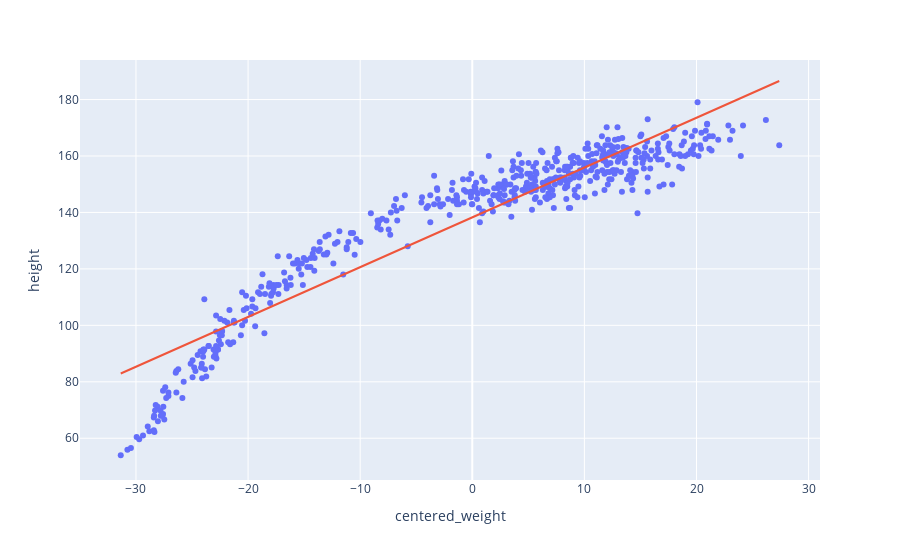

Source (notebook cell):
### Markdown cell above
$$
y = a + bx
$$

### Code cell
# Linear model

# Defining the prior with hyperparameters
expr = "height ~ weight"

# Initializing the likelihood
likelihood = "gaussian"

prior_a_mean = 178
prior_a_sigma = 100
prior_a = ["gaussian", [prior_a_mean, prior_a_sigma]]

prior_b_mean = 0
prior_b_sigma = 10
prior_b = ["gaussian", [prior_b_mean, prior_b_sigma]]

sigma_inf = 0
sigma_sup = 50
prior_sigma_unif = [sigma_inf, sigma_sup]
prior_sigma = ["uniform", prior_sigma_unif]

priors = [prior_a, prior_b, prior_sigma]

solution_regression = laplace_solution_regression(expr, howell, likelihood, priors)

a, b, _ = solution_regression[0]

# Computing posterior samples



# Plot the average results
centered_weight_range = np.linspace(
  start=howell["centered_weight"].min(),
  stop=howell["centered_weight"].max(),
)
fig = px.scatter(data_frame=howell, x="centered_weight", y="height")

linear_model = go.Scatter(
  x=centered_weight_range,
  y=a + (centered_weight_range + howell["weight"].mean()) * b,
)

fig.add_trace(linear_model)
fig.update_layout(showlegend=False)
fig

### Figure 1 — Plotly figure (JSON) as saved in the notebook; plotly's stock layout.template omitted (floating-point values rounded to 4 significant figures; data arrays with more than 128 entries replaced by an {"elided": "..."} marker saying what was removed)
{"data": [{"hovertemplate": "centered_weight=%{x}<br>height=%{y}<extra></extra>", "legendgroup": "", "marker": {"color": "#636efa", "symbol": "circle"}, "mode": "markers", "name": "", "orientation": "v", "showlegend": false, "type": "scatter", "x": {"elided": "544 float values"}, "xaxis": "x", "y": {"elided": "544 float values"}, "yaxis": "y"}, {"type": "scatter", "x": [-31.36, -30.16, -28.96, -27.76, -26.56, -25.36, -24.17, -22.97, -21.77, -20.57, -19.37, -18.17, -16.97, -15.77, -14.58, -13.38, -12.18, -10.98, -9.78, -8.581, -7.383, -6.184, -4.985, -3.786, -2.588, -1.389, -0.1899, 1.009, 2.208, 3.406, 4.605, 5.804, 7.003, 8.202, 9.4, 10.6, 11.8, 13.0, 14.2, 15.39, 16.59, 17.79, 18.99, 20.19, 21.39, 22.59, 23.79, 24.98, 26.18, 27.38], "y": [82.95, 85.06, 87.18, 89.29, 91.41, 93.52, 95.64, 97.75, 99.87, 102.0, 104.1, 106.2, 108.3, 110.4, 112.6, 114.7, 116.8, 118.9, 121.0, 123.1, 125.2, 127.4, 129.5, 131.6, 133.7, 135.8, 137.9, 140.0, 142.2, 144.3, 146.4, 148.5, 150.6, 152.7, 154.8, 157.0, 159.1, 161.2, 163.3, 165.4, 167.5, 169.7, 171.8, 173.9, 176.0, 178.1, 180.2, 182.3, 184.5, 186.6]}], "layout": {"legend": {"tracegroupgap": 0}, "margin": {"t": 60}, "showlegend": false, "xaxis": {"anchor": "y", "domain": [0, 1], "title": {"text": "centered_weight"}}, "yaxis": {"anchor": "x", "domain": [0, 1], "title": {"text": "height"}}}}
